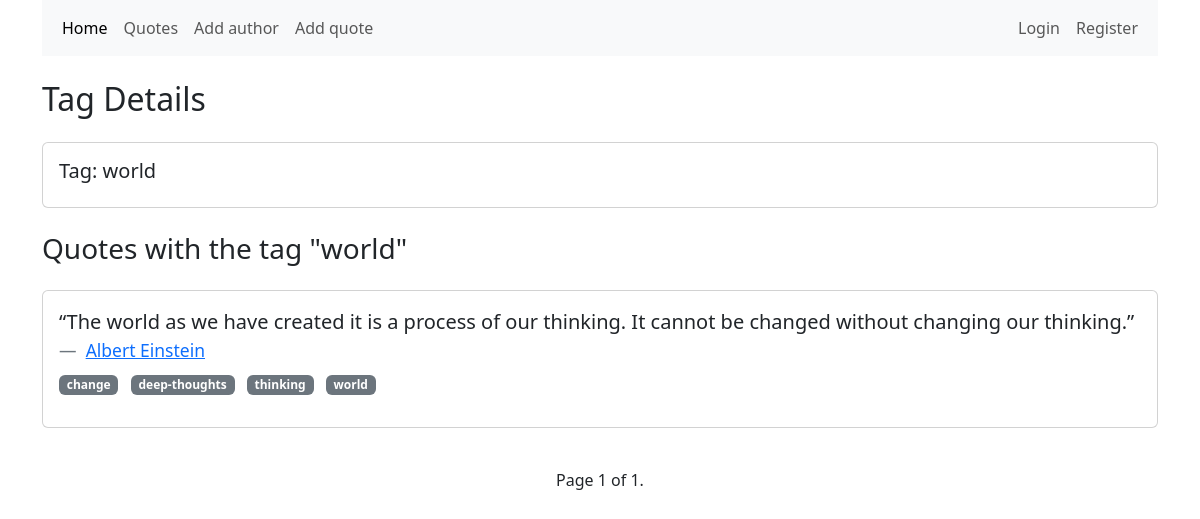
Screenshot of /tags/165/ with the database file from the repository.
### app_hm10/models.py (models this page shows, shortened)
class Tag(models.Model):
    name = models.CharField(max_length=50)

class Quote(models.Model):
    author = models.ForeignKey(Author, on_delete=models.CASCADE)
    tags = models.ManyToManyField(Tag)
    text = models.TextField()
    class Meta:
        app_label = "app_hm10"

class Author(models.Model):
    fullname = models.CharField(max_length=255)
    born_date = models.CharField(max_length=255)
    born_location = models.CharField(max_length=255)
    description = models.TextField()
    class Meta:
        app_label = "app_hm10"

### app_hm10/views.py (the view)
# urls.py: path("tags/<int:tag_id>/", views.tag_detail, name="tag_detail"),
def tag_detail(request, tag_id):
    tag = get_object_or_404(Tag, id=tag_id)
    quotes = tag.quote_set.all().order_by('-id')  # Сортуємо по даті, або будь-якому іншому критерію
    paginator = Paginator(quotes, 10)  # Показувати 10 цитат на сторінці
    page_number = request.GET.get('page')
    page_quotes = paginator.get_page(page_number)
    return render(request, 'app_hm10/tag_detail.html', {'tag': tag, 'page_quotes': page_quotes})

### app_hm10/templates/app_hm10/tag_detail.html (shortened to what this page needs)
{% extends "app_hm10/base.html" %}
{% block content %}
    <h2 class="my-4">Tag Details</h2>
    <div class="card">
        <div class="card-body">
            <h5 class="card-title">Tag: {{ tag.name }}</h5>
        </div>
    </div>
    <h3 class="my-4">Quotes with the tag "{{ tag.name }}"</h3>
    <div class="row">
        {% for quote in page_quotes %}
            <div class="col-md-12 mb-4">
                <div class="card">
                    <div class="card-body">
                        <blockquote class="blockquote mb-0">
                            <p>{{ quote.text }}</p>
                            <footer class="blockquote-footer">
                                <a href="{% url 'app_hm10:author_detail' author_id=quote.author.id %}">
                                    {{ quote.author.fullname }}
                                </a>
                            </footer>
                        </blockquote>
                        <ul class="list-inline mt-2">
                            {% for tag in quote.tags.all %}
                                <li class="list-inline-item badge bg-secondary">{{ tag.name }}</li>
                            {% endfor %}
                        </ul>
                    </div>
                </div>
            </div>
        {% endfor %}
    </div>
    <div class="pagination justify-content-center my-3">
        <span class="current-page mx-3">
            Page {{ page_quotes.number }} of {{ page_quotes.paginator.num_pages }}.
        </span>
    </div>
{% endblock %}

### rows the page displays
Tag: name "world"
Quote: text "“The world as we have created it is a process of our thinking. It cannot be changed without changing our thinking.”", author.fullname "Albert Einstein"
Tag: name "change"
Tag: name "deep-thoughts"
Tag: name "thinking"

### other values shown
{{ page_quotes.number }} "1"
{{ page_quotes.paginator.num_pages }} "1"
